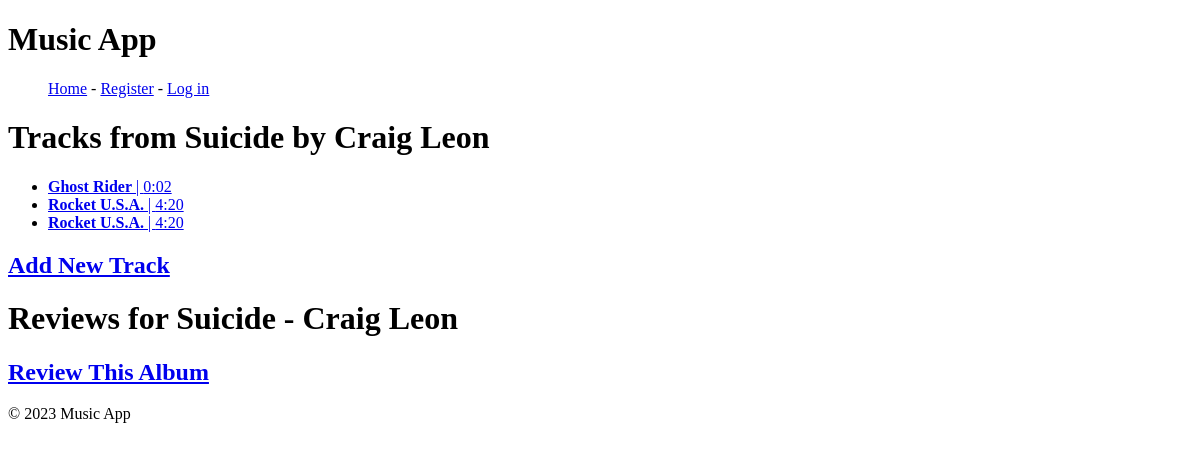
The app's page /albums/1/tracks/, older data.
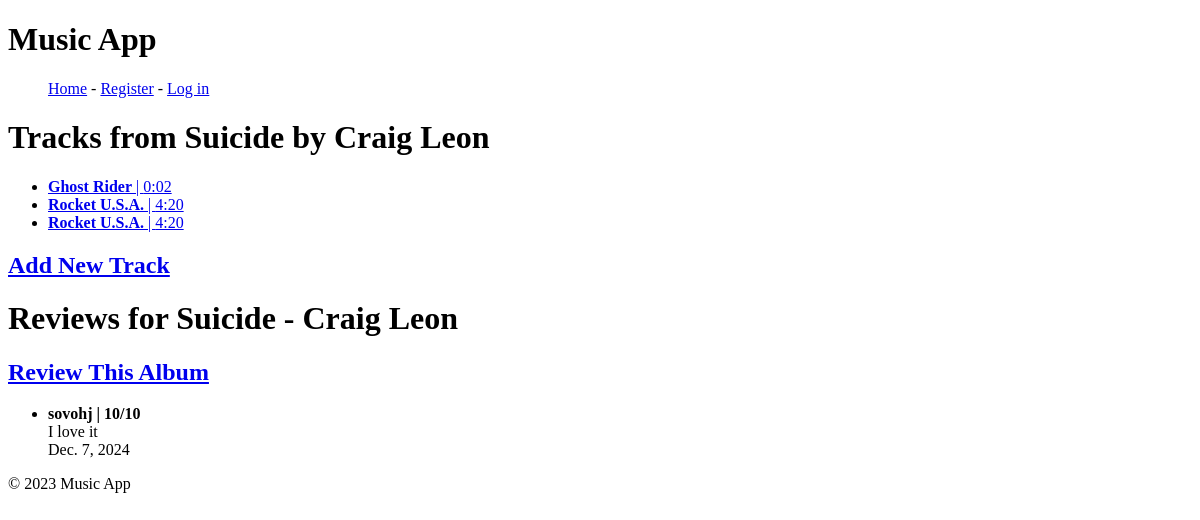
The same page, newer data.
### music_app/models.py (models this page shows, shortened)
class Album(models.Model):
    name = models.CharField(max_length=300)
    release_year = models.IntegerField(default=1900,
                    validators=[
                        MaxValueValidator(datetime.datetime.now().year),
                        MinValueValidator(1900)])
    date_added = models.DateField(auto_now_add=True)
    artist = models.ForeignKey(Artist, on_delete=models.SET_NULL, null=True)
    def __str__(self):
        return self.name + " - " + self.artist.name

class Artist(models.Model):
    name = models.CharField(max_length=100)

class Track(models.Model):
    name = models.CharField(max_length=300)
    length = models.IntegerField(default=0) # Length in seconds
    artist = models.ForeignKey(Artist, on_delete=models.SET_NULL, null=True)
    album = models.ForeignKey(Album, on_delete=models.SET_NULL, null=True)
    release_year = models.IntegerField(default=1900,
                                       validators=[
                                           MaxValueValidator(datetime.datetime.now().year),
                                           MinValueValidator(1900)
                                       ])
    def get_length(self):
        minutes = self.length // 60
        seconds = self.length % 60
        result = f"{minutes}:{seconds:02}"
        return result

class Review(models.Model):
    content_type = models.ForeignKey(ContentType, on_delete=models.CASCADE) # Song or album?
    object_id = models.PositiveIntegerField() # ID of song or album
    target_object = GenericForeignKey('content_type', 'object_id')
    content = models.TextField()
    rating = models.IntegerField(default=0,
                                validators=[
                                    MaxValueValidator(10),
                                    MinValueValidator(0),
                                ])
    date_created = models.DateField(auto_now_add=True)
    is_public = models.BooleanField(default=False) # Public means other users can see this review
    creator = models.ForeignKey(User, on_delete=models.CASCADE)

### music_app/views.py (the view)
# urls.py: path('albums/<int:album_id>/tracks/', views.track_list, name='track_list'),
def track_list(request, album_id):
    album = get_object_or_404(Album, id=album_id)
    tracks = Track.objects.filter(album=album)
    reviews = filter_reviews(request, album)
    return render(request, 'music_app/tracks.html', {
        'tracks': tracks,
        'album': album,
        'reviews': reviews,
    })

### music_app/views.py (called while the page is built)
def filter_reviews(request, target_object):
    object_content_type = ContentType.objects.get_for_model(target_object)
    if request.user.is_authenticated:
        reviews = Review.objects.filter(
            content_type=object_content_type,
            object_id=target_object.id
        ).filter(
            Q(is_public=True) | Q(creator=request.user)
        ).distinct()
        user_review = reviews.filter(creator=request.user).first()
        if user_review:
            reviews = [user_review] + list(reviews.exclude(id=user_review.id))
    else:
        reviews = Review.objects.filter(
            content_type=object_content_type,
            object_id=target_object.id,
            is_public=True
        )
    return reviews

### music_app/templates/music_app/tracks.html
{% extends "music_app/base.html" %}
{% block content %}
    <h1>Tracks from {{ album.name }} by {{ album.artist.name }}</h1>
    <ul>
        {% for track in tracks %}
            <li>
                <a href="{% url 'music_app:track_details' track_id=track.id %}">
                    <strong>{{ track.name }}</strong> | {{ track.get_length }}<br>
                </a>
            </li>
        {% endfor %}
    </ul>
    <h2><a href="{% url 'music_app:add_track' artist_id=album.artist.id album_id=album.id %}">Add New Track</a></h2>
    <h1>Reviews for {{ album }}</h1>
    <h2><a href="{% url 'music_app:add_review' type='album' obj_id=album.id %}">Review This Album</a></h2>
    <ul>
        {% for review in reviews %}
            <li>
                <strong>{{ review.creator }} | {{ review.rating }}/10</strong><br>
                {{ review.content }}<br>
                {{ review.date_created }}
            </li>
        {% endfor %}
    </ul>
{% endblock %}

### music_app/templates/music_app/base.html (shortened to what this page needs)
<!DOCTYPE html>
<html lang="en">
<head>
</head>
<body>
    <header>
        <h1>Music App</h1>
        <nav>
            <ul>
                <a href="{% url 'music_app:index' %}">Home</a> -
                  {% if user.is_authenticated %}
                    Hello, {{ user.username }}.
                {% else %}
                    <a href="{% url 'accounts:register' %}">Register</a> -
                    <a href="{% url 'accounts:login' %}">Log in </a>
                {% endif %}
            </ul>
        </nav>
    </header>
    <main>
        {% block content %}
        {% endblock %}
    </main>
    <footer>
        <p>&copy; 2023 Music App</p>
    </footer>
</body>
</html>

Row changes from the older to the newer data that the page shows:
added Review: creator "sovohj", rating "10", content "I love it", date_created "Dec. 7, 2024"
